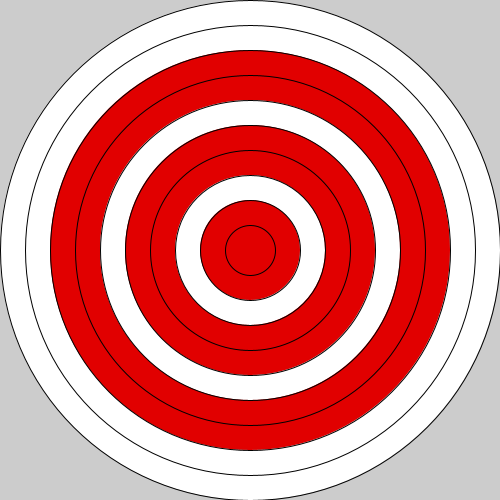
Frame 1 (no input)
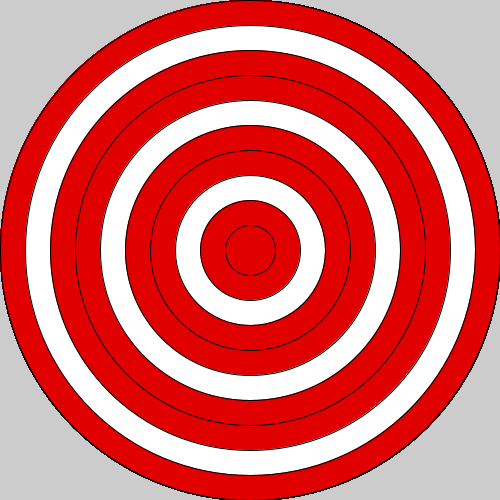
Frame 60 (the mouse pressed at the canvas centre just before this capture)
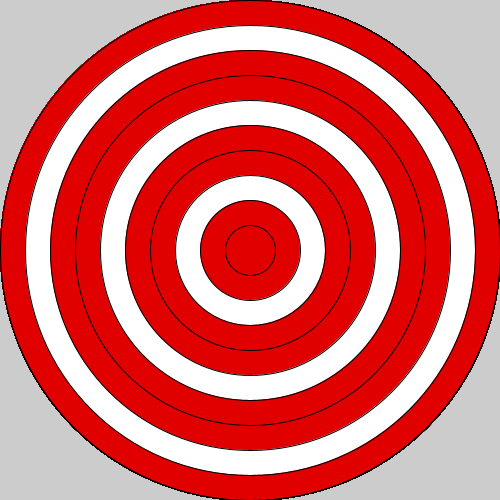
Frame 120 (the mouse held since frame 60 and released just before this capture)

The Processing sketch that drew these frames (run headless with seeded random() and noise(); from frame 60 on, the mouse is pressed at the canvas centre):

// Processing sketch: bullseye
// ── bullseye.pde

void setup() {
 size(500,500);
  // set the size of your sketch
  
}

void draw() {
  
  //Starting with the largest ellipse, use a for loop to draw a bullseye with ellipses.
  for(int x=0; x<=500; x+=50) {
    ellipse(250,250,500-x,500-x);
  
  
  //for( int y = 0; y <= 500; y+= 10){
    //ellipse(250,250,500-y,500-y);
  //}
  //Use an if statement and modulo to alternate the color of your rings.
  if(x % 1 ==0) {
   fill(225,0,0);
  }
  if(x % 3 ==0) {
   fill(255,255,255); 
  }
}
}
